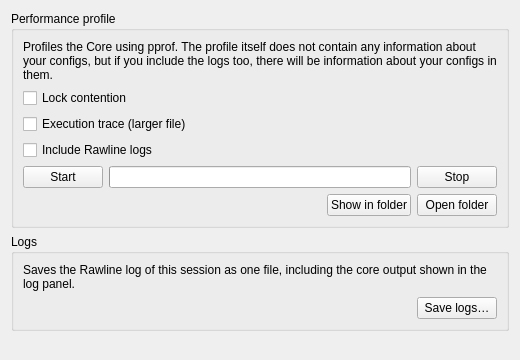
<?xml version="1.0" encoding="UTF-8"?>
<ui version="4.0">
 <class>DiagnosticsTab</class>
 <widget class="QWidget" name="DiagnosticsTab">
  <property name="geometry">
   <rect>
    <x>0</x>
    <y>0</y>
    <width>520</width>
    <height>360</height>
   </rect>
  </property>
  <layout class="QVBoxLayout" name="rootLayout">
   <item>
    <widget class="QGroupBox" name="groupProfile">
     <property name="title">
      <string>Performance profile</string>
     </property>
     <layout class="QVBoxLayout" name="profileLayout">
      <item>
       <widget class="QLabel" name="intro">
        <property name="text">
         <string>Profiles the Core using pprof. The profile itself does not contain any information about your configs, but if you include the logs too, there will be information about your configs in them.</string>
        </property>
        <property name="wordWrap">
         <bool>true</bool>
        </property>
       </widget>
      </item>
      <item>
       <widget class="QCheckBox" name="contention">
        <property name="toolTip">
         <string>Records where goroutines wait on locks and channels.</string>
        </property>
        <property name="text">
         <string>Lock contention</string>
        </property>
       </widget>
      </item>
      <item>
       <widget class="QCheckBox" name="trace">
        <property name="text">
         <string>Execution trace (larger file)</string>
        </property>
       </widget>
      </item>
      <item>
       <widget class="QCheckBox" name="includeLogs">
        <property name="toolTip">
         <string>Logs contain visited domains and server addresses.</string>
        </property>
        <property name="text">
         <string>Include Rawline logs</string>
        </property>
       </widget>
      </item>
      <item>
       <layout class="QHBoxLayout" name="captureRow">
        <item>
         <widget class="QPushButton" name="startButton">
          <property name="text">
           <string>Start</string>
          </property>
         </widget>
        </item>
        <item>
         <widget class="QProgressBar" name="progress">
          <property name="textVisible">
           <bool>false</bool>
          </property>
         </widget>
        </item>
        <item>
         <widget class="QPushButton" name="stopButton">
          <property name="text">
           <string>Stop</string>
          </property>
         </widget>
        </item>
       </layout>
      </item>
      <item>
       <layout class="QHBoxLayout" name="resultRow">
        <item>
         <widget class="QLabel" name="status">
          <property name="sizePolicy">
           <sizepolicy hsizetype="Expanding" vsizetype="Preferred">
            <horstretch>0</horstretch>
            <verstretch>0</verstretch>
           </sizepolicy>
          </property>
          <property name="text">
           <string notr="true"/>
          </property>
          <property name="wordWrap">
           <bool>true</bool>
          </property>
          <property name="textInteractionFlags">
           <set>Qt::TextInteractionFlag::TextSelectableByMouse</set>
          </property>
         </widget>
        </item>
        <item>
         <widget class="QPushButton" name="showInFolder">
          <property name="text">
           <string>Show in folder</string>
          </property>
         </widget>
        </item>
        <item>
         <widget class="QPushButton" name="openFolder">
          <property name="text">
           <string>Open folder</string>
          </property>
         </widget>
        </item>
       </layout>
      </item>
     </layout>
    </widget>
   </item>
   <item>
    <widget class="QGroupBox" name="groupLogs">
     <property name="title">
      <string>Logs</string>
     </property>
     <layout class="QVBoxLayout" name="logsLayout">
      <item>
       <widget class="QLabel" name="logsIntro">
        <property name="text">
         <string>Saves the Rawline log of this session as one file, including the core output shown in the log panel.</string>
        </property>
        <property name="wordWrap">
         <bool>true</bool>
        </property>
       </widget>
      </item>
      <item>
       <layout class="QHBoxLayout" name="logsRow">
        <item>
         <widget class="QLabel" name="logsStatus">
          <property name="sizePolicy">
           <sizepolicy hsizetype="Expanding" vsizetype="Preferred">
            <horstretch>0</horstretch>
            <verstretch>0</verstretch>
           </sizepolicy>
          </property>
          <property name="text">
           <string notr="true"/>
          </property>
          <property name="wordWrap">
           <bool>true</bool>
          </property>
          <property name="textInteractionFlags">
           <set>Qt::TextInteractionFlag::TextSelectableByMouse</set>
          </property>
         </widget>
        </item>
        <item>
         <widget class="QPushButton" name="saveLogs">
          <property name="toolTip">
           <string>Logs contain visited domains and server addresses.</string>
          </property>
          <property name="text">
           <string>Save logs…</string>
          </property>
         </widget>
        </item>
       </layout>
      </item>
     </layout>
    </widget>
   </item>
   <item>
    <spacer name="bottomSpacer">
     <property name="orientation">
      <enum>Qt::Orientation::Vertical</enum>
     </property>
     <property name="sizeHint" stdset="0">
      <size>
       <width>0</width>
       <height>0</height>
      </size>
     </property>
    </spacer>
   </item>
  </layout>
 </widget>
 <resources/>
 <connections/>
</ui>
